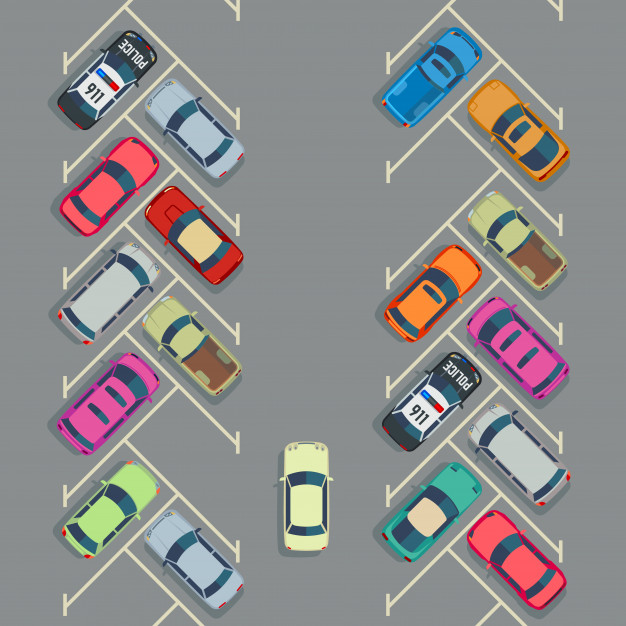
%> input picture Images/008.jpg, 626 x 626 px
$ octave reconstruction_geodesique.m   (GNU Octave 9; MATLAB toolbox functions it lacks are replaced by stand-ins)
%> lines starting %> are read from the running program, lines starting %| are printed output that depends on the picture; in (x1, y1, x2, y2) boxes, pixels count from 0 and x2, y2 are one past the last pixel; in counts of white or black regions, pixels touching at a corner belong together; the program's own positions count from 1
%% Chargement de l'image
Img = imread('Images\008.jpg');
%> Img is the input picture: size 626x626x3 uint8; mean R, G, B 141.7, 140.2, 139.9
figure(1); imshow(Img, []); title('Image initiale');
%Img = cartoon(Img);
Img = rgb2gray(Img);
%> Img: size 626x626 uint8

%% Seuillage de l'image
Img2 = adapthisteq(Img);
ImgThresh = adaptthresh(Img2);
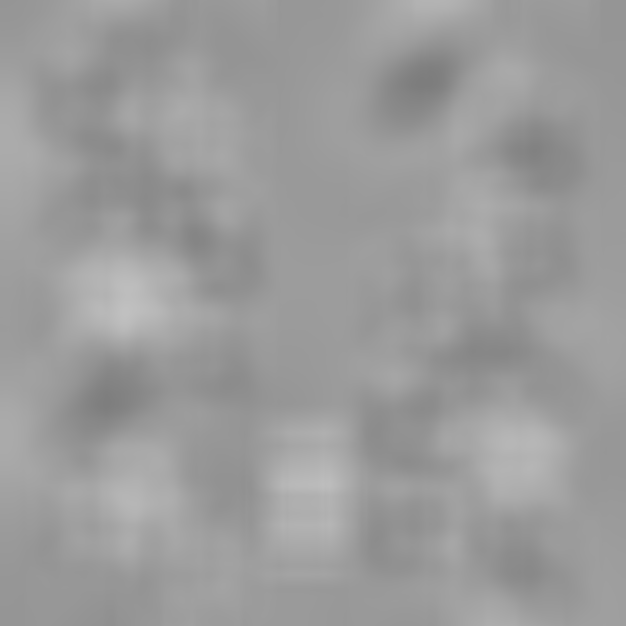
%> ImgThresh: size 626x626 double; min 0.49, max 0.756, mean 0.611
ImgBin = imbinarize(Img2, ImgThresh);
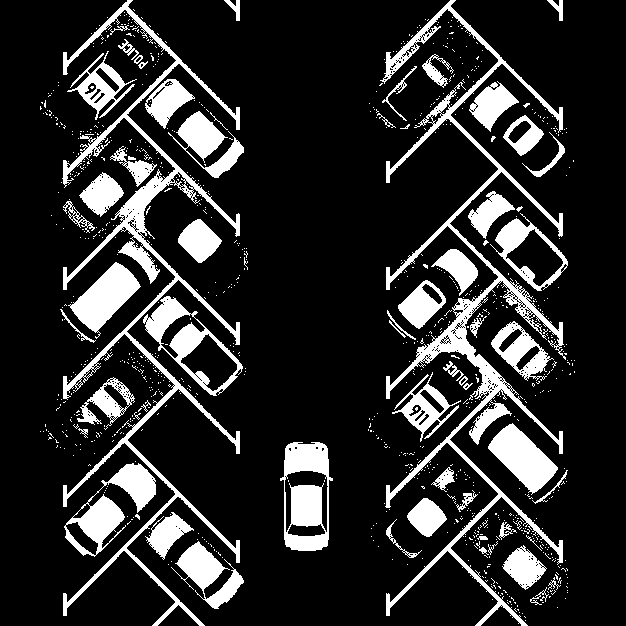
%> ImgBin: size 626x626 logical; 16.5% white; 916 white regions (855 under 20 px), largest, box (x1, y1, x2, y2) and area: (380, 0, 566, 626) 12296, (62, 0, 240, 626) 10864, (280, 442, 333, 551) 3437
figure();
imshow(ImgBin, []);

%% Reconstruction
[fe, n] = bwlabel(ImgBin);
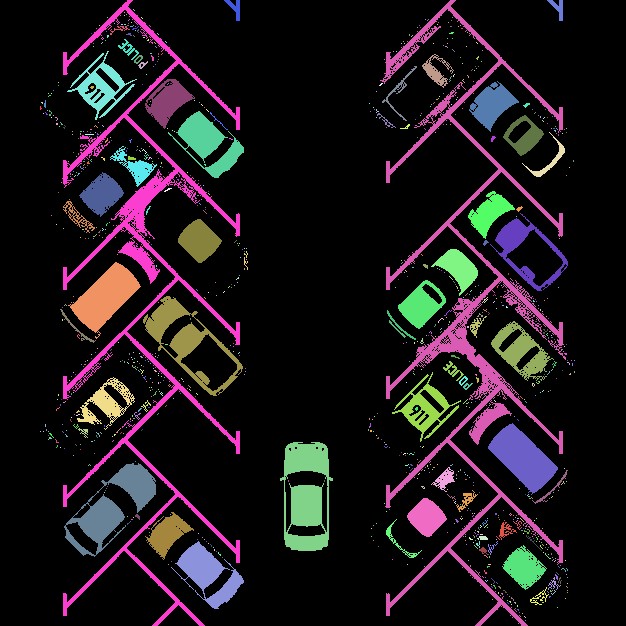
%> fe: size 626x626 double; 917 distinct labels, from 0 to 916; one colour per label, 0 black
%> n = 916
Marqueur = ImgBin;
figure();
for k=1:6
    s = strel('disk', 1);
    Marqueur = imerode(Marqueur, s);
    [fe, n] = bwlabel(Marqueur);
    imshow(Marqueur, []);
    pause(0.5);
end
%> this loop made 6 passes
%> n on passes 1 to 6: 207, 110, 141, 60, 52, 45
%> pass 1, `[fe, n] = bwlabel(Marqueur);`:
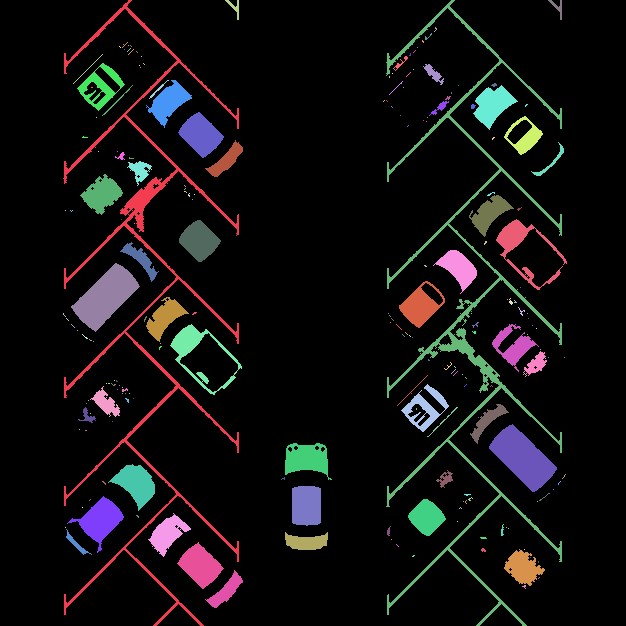
%> fe: size 626x626 double; 208 distinct labels, from 0 to 207; one colour per label, 0 black
%> pass 2, `[fe, n] = bwlabel(Marqueur);`:
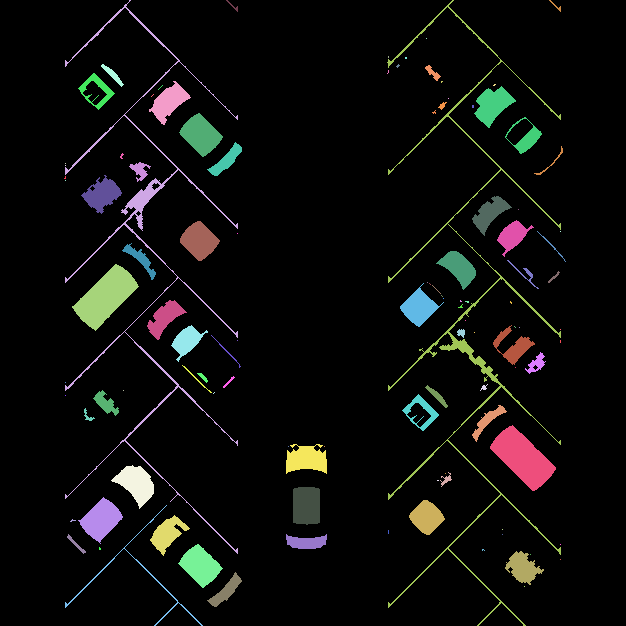
%> fe: size 626x626 double; 111 distinct labels, from 0 to 110; one colour per label, 0 black
%> after the loop:
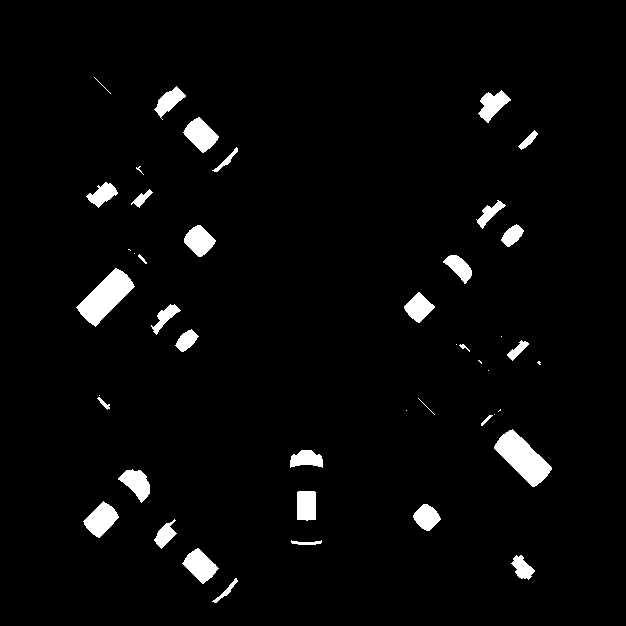
%> Marqueur: size 626x626 logical; 3.4% white; 45 white regions (14 under 20 px), largest, box (x1, y1, x2, y2) and area: (494, 429, 552, 487) 1611, (76, 268, 135, 327) 1590, (83, 501, 119, 538) 732
ImgReconstruct = imreconstruct(Marqueur, ImgBin);
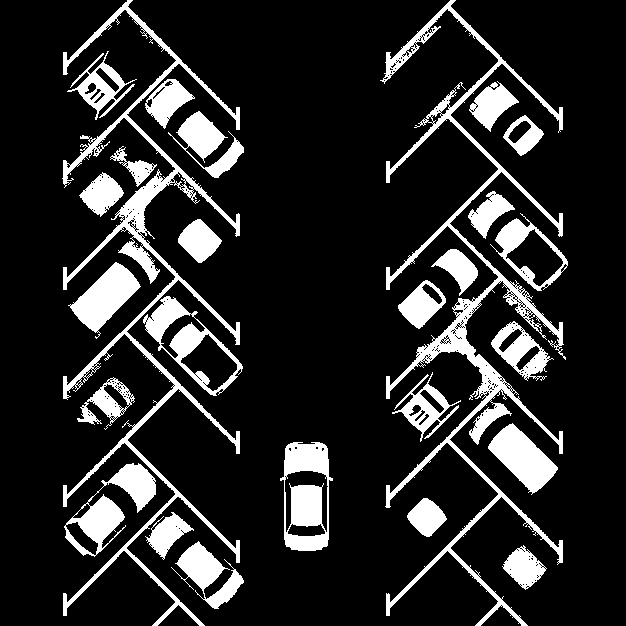
%> ImgReconstruct: size 626x626 logical; 15.2% white; 26 white regions, largest, box (x1, y1, x2, y2) and area: (380, 0, 566, 626) 12296, (62, 0, 240, 626) 10864, (280, 442, 333, 551) 3437
figure();
imshow(ImgReconstruct, []);

$ run again, with Images/001.jpg copied over Images/008.jpg
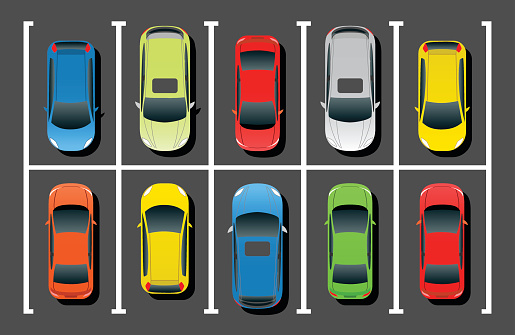
%> input picture Images/001.jpg, 515 x 335 px
%> Img is the input picture: size 335x515x3 uint8; mean R, G, B 103.5, 100.6, 90.5
%> Img: size 335x515 uint8
%> ImgBin: size 335x515 logical; 27.1% white; 54 white regions (39 under 20 px), largest, box (x1, y1, x2, y2) and area: (23, 21, 492, 314) 13173, (135, 26, 195, 151) 4059, (320, 26, 380, 151) 4018
%> `[fe, n] = bwlabel(ImgBin);`: n = 54
%> the loop `for k=1:6` made 6 passes
%> n on passes 1 to 6: 106, 60, 51, 39, 32, 32
%> pass 1, `[fe, n] = bwlabel(Marqueur);`:
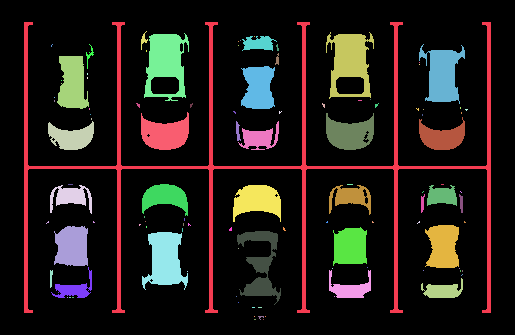
%> fe: size 335x515 double; 107 distinct labels, from 0 to 106; one colour per label, 0 black
%> `ImgReconstruct = imreconstruct(Marqueur, ImgBin);`:
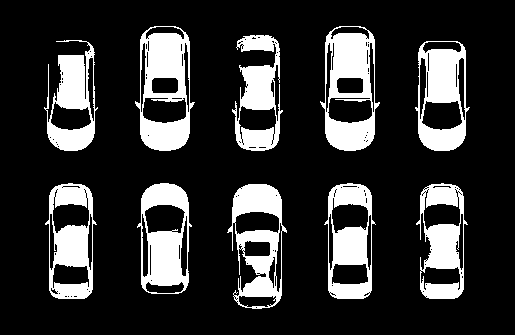
%> ImgReconstruct: size 335x515 logical; 19.3% white; 10 white regions, largest, box (x1, y1, x2, y2) and area: (135, 26, 195, 151) 4059, (320, 26, 380, 151) 4018, (227, 184, 287, 309) 3433

$ run again, with Images/003.jpg copied over Images/008.jpg
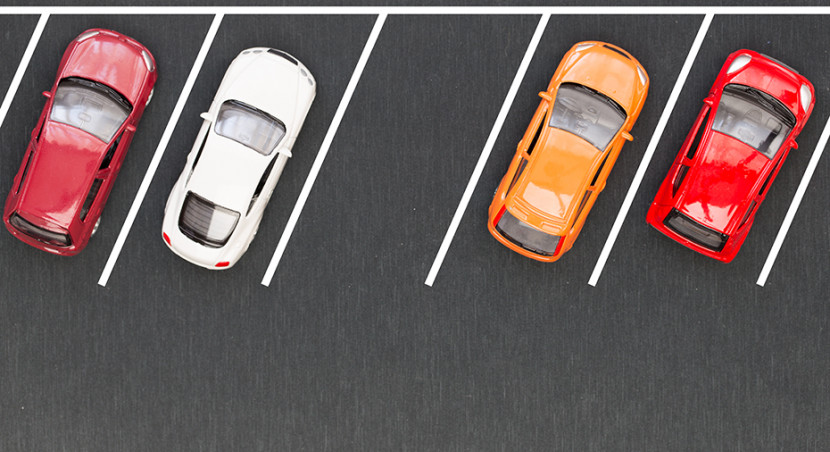
%> input picture Images/003.jpg, 830 x 452 px
%> Img is the input picture: size 452x830x3 uint8; mean R, G, B 109.3, 93.9, 92.6
%> Img: size 452x830 uint8
%> ImgBin: size 452x830 logical; 22.6% white; 4229 white regions (4029 under 20 px), largest, box (x1, y1, x2, y2) and area: (0, 6, 830, 287) 17482, (162, 47, 315, 270) 13632, (488, 41, 649, 262) 10870
%> `[fe, n] = bwlabel(ImgBin);`: n = 4229
%> the loop `for k=1:6` made 6 passes
%> n on passes 1 to 6: 628, 115, 73, 195, 48, 43
%> `ImgReconstruct = imreconstruct(Marqueur, ImgBin);`:
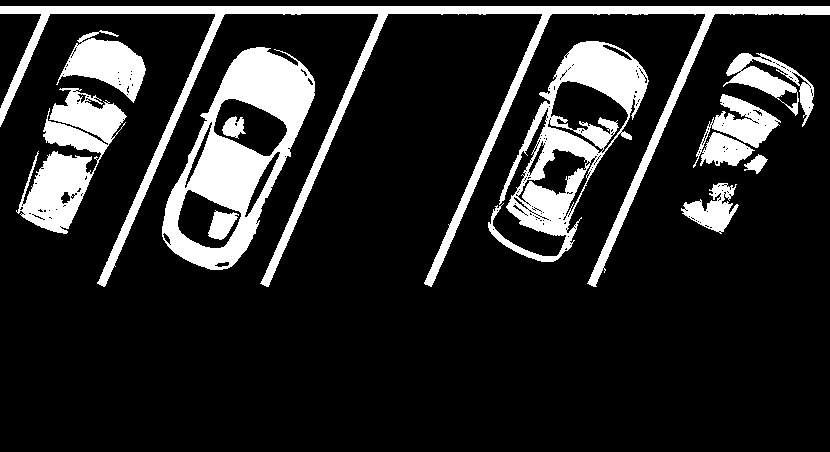
%> ImgReconstruct: size 452x830 logical; 16% white; 11 white regions, largest, box (x1, y1, x2, y2) and area: (0, 6, 830, 287) 17482, (162, 47, 315, 270) 13632, (488, 41, 649, 262) 10870
